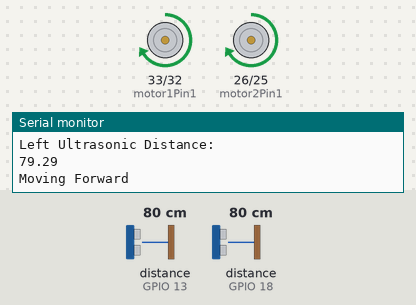
Bench run of a sketch on a simulated ESP32. Shown: motor-driver pin pairs drawn as motors (green arrow = first pin HIGH = forward, orange = second pin HIGH = backward, longer = more drive, scaled by the enable pin), the last lines printed to the serial monitor. Wiring (inferred from the names in the program): 2 × ultrasonic range finder: trigger GPIO 12, echo GPIO 13 / trigger GPIO 19, echo GPIO 18. Inputs (shaded band) come from the test bench; at power-on: distance to the obstacle (sensors on GPIO 13, GPIO 18) 80 cm. The echo pulse lasts 58.3 µs per cm.

Above: at 1.2 s.
1.3 s: distance to the obstacle (sensor on GPIO 13) set to 33 cm
2.8 s: distance to the obstacle (sensor on GPIO 13) set to 28 cm
At 3.26 s:
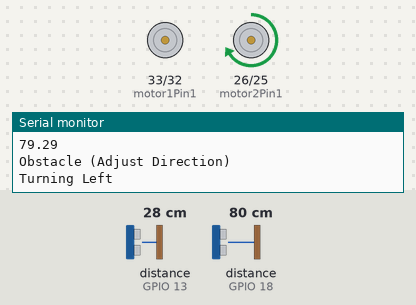
5.8 s: distance to the obstacle (sensor on GPIO 18) set to 32 cm
8.8 s: distance to the obstacle (sensor on GPIO 18) set to 26 cm
At 9.15 s:
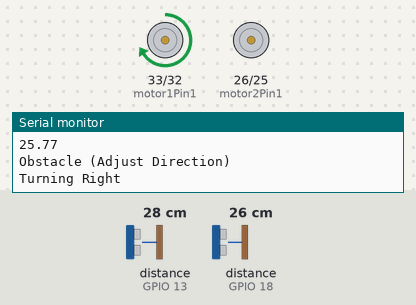
11.8 s: distance to the obstacle (sensor on GPIO 13) set to 25 cm
At 12.24 s:
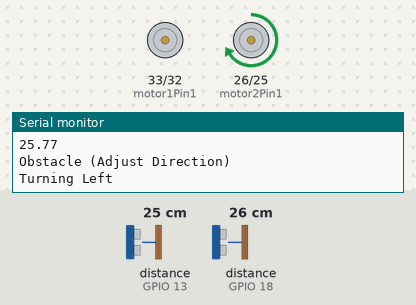
14.8 s: distance to the obstacle (sensor on GPIO 18) set to 2 cm
At 15.01 s:
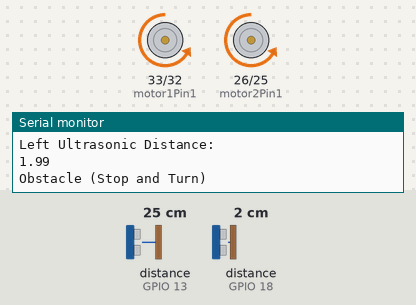
Timing chart, 0 to 18.8 s (numbered marks = the images above; inputs shaded):
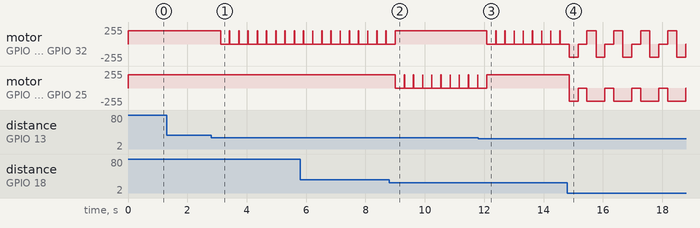

The sketch:

ALLIOX_PPP_V3_01.ino
```cpp
// ESP32 Pin Locations - Motors 1 and 2
int motor1Pin1 = 33;
int motor1Pin2 = 32;
int enable1Pin = 4;
int motor2Pin1 = 26;
int motor2Pin2 = 25;
int enable2Pin = 5;

// ESP32 Pin Locations - Ultrasonic Sensor
const int trigPinA = 12;
const int echoPinA = 13;
const int trigPinB = 19;
const int echoPinB = 18;

// PWM properties
const int freq = 30000;
const int pwmChannel = 0;
const int resolution = 8;
int speed = 200;

// Motor Functions (called later)

// Stop
void ReverseMotors() {

    Serial.println("Motor stopped");
    digitalWrite(motor1Pin1, LOW);
    digitalWrite(motor1Pin2, LOW);
    digitalWrite(motor2Pin1, LOW);
    digitalWrite(motor2Pin2, LOW);

}

// Back Up
void StopMotors() {

    digitalWrite(motor1Pin1, LOW);
    digitalWrite(motor1Pin2, HIGH);
    digitalWrite(motor2Pin1, LOW);
    digitalWrite(motor2Pin2, HIGH);
    ledcWrite(enable1Pin, speed);
    ledcWrite(enable2Pin, speed);

}

// Turn Right
void TurnRight() {

    Serial.println("Turning Right");
    digitalWrite(motor1Pin1, HIGH);
    digitalWrite(motor1Pin2, LOW);
    digitalWrite(motor2Pin1, LOW);
    digitalWrite(motor2Pin2, HIGH);
    ledcWrite(enable1Pin, speed);
    ledcWrite(enable2Pin, speed);

}

// Turn Left
void TurnLeft() {

    Serial.println("Turning Left");
    digitalWrite(motor1Pin1, LOW);
    digitalWrite(motor1Pin2, HIGH);
    digitalWrite(motor2Pin1, HIGH);
    digitalWrite(motor2Pin2, LOW);
    ledcWrite(enable1Pin, speed);
    ledcWrite(enable2Pin, speed);

}

// Turn Right Slightly while
void MinorTurnRight() {

    Serial.println("Turning Right");
    digitalWrite(motor1Pin1, HIGH);
    digitalWrite(motor1Pin2, LOW);
    digitalWrite(motor2Pin1, LOW);
    digitalWrite(motor2Pin2, LOW);
    ledcWrite(enable1Pin, speed);
    ledcWrite(enable2Pin, speed);

}

// Turn Left Slightly while moving
void MinorTurnLeft() {

    Serial.println("Turning Left");
    digitalWrite(motor1Pin1, LOW);
    digitalWrite(motor1Pin2, LOW);
    digitalWrite(motor2Pin1, HIGH);
    digitalWrite(motor2Pin2, LOW);
    ledcWrite(enable1Pin, speed);
    ledcWrite(enable2Pin, speed);

}

// Proceed Forward
void ForwardMotors() {

    Serial.println("Moving Forward");
    digitalWrite(motor1Pin1, HIGH);
    digitalWrite(motor1Pin2, LOW);
    digitalWrite(motor2Pin1, HIGH);
    digitalWrite(motor2Pin2, LOW);
    ledcWrite(enable1Pin, speed);
    ledcWrite(enable2Pin, speed);

}

void setup() {

  pinMode(motor1Pin1, OUTPUT);
  pinMode(motor1Pin2, OUTPUT);
  pinMode(enable1Pin, OUTPUT);
  pinMode(motor2Pin1, OUTPUT);
  pinMode(motor2Pin2, OUTPUT);
  pinMode(enable2Pin, OUTPUT);

//Ultrasonic
  pinMode(trigPinA, OUTPUT);
  pinMode(echoPinA, INPUT);
  pinMode(trigPinB, OUTPUT);
  pinMode(echoPinB, INPUT);

//pwm
  ledcAttachChannel(enable1Pin, freq, resolution, pwmChannel);
  ledcAttachChannel(enable2Pin, freq, resolution, pwmChannel);


  Serial.begin(115200);


}

float getDistanceA() {
  digitalWrite(trigPinA, LOW);
  delayMicroseconds(2);
  digitalWrite(trigPinA, HIGH);
  delayMicroseconds(10);
  digitalWrite(trigPinA, LOW);

  // Calculate distance
  long durationA = pulseIn(echoPinA, HIGH);
  float distanceA = (durationA * 0.034) / 2; // Convert to cm
  return distanceA;
}

float getDistanceB() {
  digitalWrite(trigPinB, LOW);
  delayMicroseconds(2);
  digitalWrite(trigPinB, HIGH);
  delayMicroseconds(10);
  digitalWrite(trigPinB, LOW);

  // Calculate distance
  long durationB = pulseIn(echoPinB, HIGH);
  float distanceB = (durationB * 0.034) / 2; // Convert to cm
  return distanceB;
}

// Driving Program

void loop() {
  float distanceA = getDistanceA();
  float distanceB = getDistanceB();
  Serial.println("Right Ultrasonic Distance:");
  Serial.println(distanceA);
   Serial.println("Left Ultrasonic Distance:");
  Serial.println(distanceB);

if ((distanceA > 0 && distanceA < 22) || (distanceB > 0 && distanceB < 22)) {
    Serial.println("Obstacle (Stop and Turn)");

    StopMotors();
    delay(300);
    ReverseMotors();
    delay(300);

    // Decide turn direction
    if (distanceA < distanceB) {
        TurnLeft();
    } else {
        TurnRight();
    }
    delay(300);
}
else if ((distanceA >= 22 && distanceA < 30) || (distanceB >= 22 && distanceB < 30)) {
    Serial.println("Obstacle (Adjust Direction)");

    // Decide turn direction but don't stop
    if (distanceA < distanceB) {
        MinorTurnLeft();
    } else {
        MinorTurnRight();
    }
    delay(300); // Adjust direction while moving

    ForwardMotors(); // Continue forward without stopping
}
else {
    // No obstacle, move forward
    ForwardMotors();
    delay(300);
}


}
```

Measured:
- the behaviour switches between 31 and 30 cm on distance to the obstacle (sensor on GPIO 13) (found by bisection; images 0 and 1)
- the behaviour switches between 29 and 28 cm on distance to the obstacle (sensor on GPIO 18) (found by bisection; images 1 and 2)
- the behaviour switches between 26 and 25 cm on distance to the obstacle (sensor on GPIO 13) (found by bisection; images 2 and 3)
- after the input at 2.8 s, motor on GPIO 33 (motor1Pin1) / GPIO 32 (motor1Pin2): alternates forward 199/255 for 0.01 s and stopped for 0.30 s, starting after 0.32 s
- after the input at 8.8 s, motor on GPIO 33 (motor1Pin1) / GPIO 32 (motor1Pin2): goes on until 9.0 s, then stays forward 199/255; motor on GPIO 26 (motor2Pin1) / GPIO 25 (motor2Pin2): alternates forward 199/255 for 0.01 s and stopped for 0.30 s, starting after 0.21 s
- after the input at 11.8 s, motor on GPIO 33 (motor1Pin1) / GPIO 32 (motor1Pin2): alternates forward 199/255 for 0.01 s and stopped for 0.30 s, starting after 0.29 s; motor on GPIO 26 (motor2Pin1) / GPIO 25 (motor2Pin2): goes on until 12.1 s, then stays forward 199/255
- after the input at 14.8 s, motor on GPIO 26 (motor2Pin1) / GPIO 25 (motor2Pin2): forward 199/255 → backward 199/255 after 0.06 s, then repeats every 0.91 s: stopped 0.30 s, backward 199/255 0.61 s
